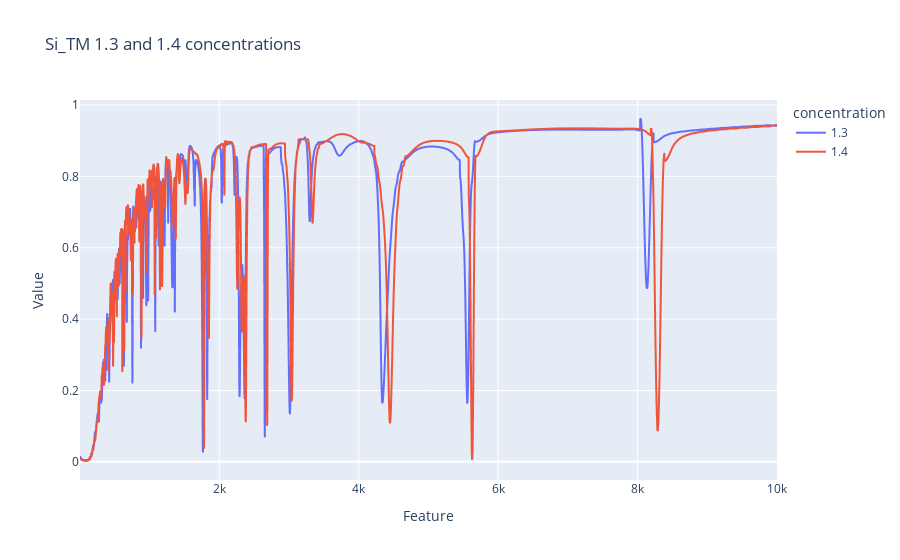

Notebook code cell kept with this figure:
### Code cell
# build a line plot for the 2 concentrations in plotly
my_plot = px.line(combined_df, x="feature", y="value", color="concentration", title="Si_TM 1.3 and 1.4 concentrations", labels={"feature": "Feature", "value": "Value"})
my_plot.show()

### Figure 1 — Plotly figure (JSON) as saved in the notebook; plotly's stock layout.template omitted (floating-point values rounded to 4 significant figures; data arrays with more than 128 entries replaced by an {"elided": "..."} marker saying what was removed)
{"data": [{"hovertemplate": "concentration=1.3<br>Feature=%{x}<br>Value=%{y}<extra></extra>", "legendgroup": "1.3", "line": {"color": "#636efa", "dash": "solid"}, "marker": {"symbol": "circle"}, "mode": "lines", "name": "1.3", "showlegend": true, "type": "scattergl", "x": {"elided": "10000 int values"}, "xaxis": "x", "y": {"elided": "10000 float values"}, "yaxis": "y"}, {"hovertemplate": "concentration=1.4<br>Feature=%{x}<br>Value=%{y}<extra></extra>", "legendgroup": "1.4", "line": {"color": "#EF553B", "dash": "solid"}, "marker": {"symbol": "circle"}, "mode": "lines", "name": "1.4", "showlegend": true, "type": "scattergl", "x": {"elided": "10000 int values"}, "xaxis": "x", "y": {"elided": "10000 float values"}, "yaxis": "y"}], "layout": {"legend": {"title": {"text": "concentration"}, "tracegroupgap": 0}, "title": {"text": "Si_TM 1.3 and 1.4 concentrations"}, "xaxis": {"anchor": "y", "domain": [0, 1], "title": {"text": "Feature"}}, "yaxis": {"anchor": "x", "domain": [0, 1], "title": {"text": "Value"}}}}
